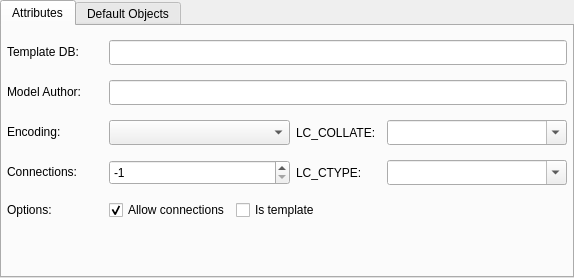
<?xml version="1.0" encoding="UTF-8"?>
<ui version="4.0">
 <class>DatabaseWidget</class>
 <widget class="QWidget" name="DatabaseWidget">
  <property name="geometry">
   <rect>
    <x>0</x>
    <y>0</y>
    <width>574</width>
    <height>278</height>
   </rect>
  </property>
  <property name="minimumSize">
   <size>
    <width>0</width>
    <height>0</height>
   </size>
  </property>
  <layout class="QGridLayout" name="database_grid">
   <property name="leftMargin">
    <number>0</number>
   </property>
   <property name="topMargin">
    <number>0</number>
   </property>
   <property name="rightMargin">
    <number>0</number>
   </property>
   <property name="bottomMargin">
    <number>0</number>
   </property>
   <item row="0" column="0">
    <widget class="QTabWidget" name="attributes_twg">
     <property name="currentIndex">
      <number>0</number>
     </property>
     <widget class="QWidget" name="tab">
      <attribute name="title">
       <string>Attributes</string>
      </attribute>
      <layout class="QGridLayout" name="gridLayout">
       <property name="leftMargin">
        <number>5</number>
       </property>
       <property name="topMargin">
        <number>5</number>
       </property>
       <property name="rightMargin">
        <number>5</number>
       </property>
       <property name="bottomMargin">
        <number>5</number>
       </property>
       <item row="0" column="0">
        <widget class="QLabel" name="templatedb_lbl">
         <property name="sizePolicy">
          <sizepolicy hsizetype="Fixed" vsizetype="Fixed">
           <horstretch>0</horstretch>
           <verstretch>0</verstretch>
          </sizepolicy>
         </property>
         <property name="minimumSize">
          <size>
           <width>96</width>
           <height>0</height>
          </size>
         </property>
         <property name="text">
          <string>Template DB:</string>
         </property>
        </widget>
       </item>
       <item row="0" column="1" colspan="3">
        <widget class="QLineEdit" name="templatedb_edt">
         <property name="minimumSize">
          <size>
           <width>0</width>
           <height>25</height>
          </size>
         </property>
         <property name="clearButtonEnabled">
          <bool>true</bool>
         </property>
        </widget>
       </item>
       <item row="1" column="0">
        <widget class="QLabel" name="author_lbl">
         <property name="sizePolicy">
          <sizepolicy hsizetype="Fixed" vsizetype="Fixed">
           <horstretch>0</horstretch>
           <verstretch>0</verstretch>
          </sizepolicy>
         </property>
         <property name="text">
          <string>Model Author:</string>
         </property>
        </widget>
       </item>
       <item row="1" column="1" colspan="3">
        <widget class="QLineEdit" name="author_edt">
         <property name="minimumSize">
          <size>
           <width>0</width>
           <height>25</height>
          </size>
         </property>
         <property name="clearButtonEnabled">
          <bool>true</bool>
         </property>
        </widget>
       </item>
       <item row="2" column="0">
        <widget class="QLabel" name="encoding_lbl">
         <property name="sizePolicy">
          <sizepolicy hsizetype="Fixed" vsizetype="Fixed">
           <horstretch>0</horstretch>
           <verstretch>0</verstretch>
          </sizepolicy>
         </property>
         <property name="minimumSize">
          <size>
           <width>96</width>
           <height>0</height>
          </size>
         </property>
         <property name="text">
          <string>Encoding:</string>
         </property>
        </widget>
       </item>
       <item row="2" column="1">
        <widget class="QComboBox" name="encoding_cmb">
         <property name="minimumSize">
          <size>
           <width>0</width>
           <height>25</height>
          </size>
         </property>
         <property name="iconSize">
          <size>
           <width>28</width>
           <height>28</height>
          </size>
         </property>
        </widget>
       </item>
       <item row="2" column="2">
        <widget class="QLabel" name="lccollate_lbl">
         <property name="sizePolicy">
          <sizepolicy hsizetype="Fixed" vsizetype="Preferred">
           <horstretch>0</horstretch>
           <verstretch>0</verstretch>
          </sizepolicy>
         </property>
         <property name="minimumSize">
          <size>
           <width>85</width>
           <height>0</height>
          </size>
         </property>
         <property name="font">
          <font>
           <italic>false</italic>
           <bold>false</bold>
          </font>
         </property>
         <property name="text">
          <string>LC_COLLATE:</string>
         </property>
        </widget>
       </item>
       <item row="2" column="3">
        <widget class="QComboBox" name="lccollate_cmb">
         <property name="minimumSize">
          <size>
           <width>0</width>
           <height>25</height>
          </size>
         </property>
         <property name="editable">
          <bool>true</bool>
         </property>
         <property name="insertPolicy">
          <enum>QComboBox::InsertAlphabetically</enum>
         </property>
         <property name="iconSize">
          <size>
           <width>28</width>
           <height>28</height>
          </size>
         </property>
        </widget>
       </item>
       <item row="3" column="0">
        <widget class="QLabel" name="connlim_lbl">
         <property name="sizePolicy">
          <sizepolicy hsizetype="Fixed" vsizetype="Fixed">
           <horstretch>0</horstretch>
           <verstretch>0</verstretch>
          </sizepolicy>
         </property>
         <property name="minimumSize">
          <size>
           <width>96</width>
           <height>0</height>
          </size>
         </property>
         <property name="font">
          <font>
           <italic>false</italic>
           <bold>false</bold>
          </font>
         </property>
         <property name="text">
          <string>Connections:</string>
         </property>
        </widget>
       </item>
       <item row="3" column="1">
        <widget class="QSpinBox" name="connlim_sb">
         <property name="minimumSize">
          <size>
           <width>0</width>
           <height>25</height>
          </size>
         </property>
         <property name="minimum">
          <number>-1</number>
         </property>
         <property name="maximum">
          <number>65535</number>
         </property>
         <property name="value">
          <number>-1</number>
         </property>
        </widget>
       </item>
       <item row="3" column="2">
        <widget class="QLabel" name="lcctype_lbl">
         <property name="sizePolicy">
          <sizepolicy hsizetype="Fixed" vsizetype="Preferred">
           <horstretch>0</horstretch>
           <verstretch>0</verstretch>
          </sizepolicy>
         </property>
         <property name="minimumSize">
          <size>
           <width>70</width>
           <height>0</height>
          </size>
         </property>
         <property name="font">
          <font>
           <italic>false</italic>
           <bold>false</bold>
          </font>
         </property>
         <property name="text">
          <string>LC_CTYPE:</string>
         </property>
        </widget>
       </item>
       <item row="3" column="3">
        <widget class="QComboBox" name="lcctype_cmb">
         <property name="minimumSize">
          <size>
           <width>0</width>
           <height>25</height>
          </size>
         </property>
         <property name="editable">
          <bool>true</bool>
         </property>
         <property name="insertPolicy">
          <enum>QComboBox::InsertAlphabetically</enum>
         </property>
         <property name="iconSize">
          <size>
           <width>28</width>
           <height>28</height>
          </size>
         </property>
        </widget>
       </item>
       <item row="4" column="0">
        <widget class="QLabel" name="options_lbl">
         <property name="sizePolicy">
          <sizepolicy hsizetype="Fixed" vsizetype="Fixed">
           <horstretch>0</horstretch>
           <verstretch>0</verstretch>
          </sizepolicy>
         </property>
         <property name="minimumSize">
          <size>
           <width>96</width>
           <height>0</height>
          </size>
         </property>
         <property name="font">
          <font>
           <italic>false</italic>
           <bold>false</bold>
          </font>
         </property>
         <property name="text">
          <string>Options:</string>
         </property>
        </widget>
       </item>
       <item row="4" column="1" colspan="3">
        <layout class="QHBoxLayout" name="horizontalLayout">
         <item>
          <widget class="QCheckBox" name="allow_conn_chk">
           <property name="text">
            <string>Allow connections</string>
           </property>
           <property name="checked">
            <bool>true</bool>
           </property>
          </widget>
         </item>
         <item>
          <widget class="QCheckBox" name="is_template_chk">
           <property name="text">
            <string>Is template</string>
           </property>
          </widget>
         </item>
         <item>
          <spacer name="horizontalSpacer">
           <property name="orientation">
            <enum>Qt::Horizontal</enum>
           </property>
           <property name="sizeHint" stdset="0">
            <size>
             <width>40</width>
             <height>20</height>
            </size>
           </property>
          </spacer>
         </item>
        </layout>
       </item>
       <item row="5" column="1" colspan="2">
        <spacer name="verticalSpacer">
         <property name="orientation">
          <enum>Qt::Vertical</enum>
         </property>
         <property name="sizeType">
          <enum>QSizePolicy::Preferred</enum>
         </property>
         <property name="sizeHint" stdset="0">
          <size>
           <width>20</width>
           <height>40</height>
          </size>
         </property>
        </spacer>
       </item>
      </layout>
     </widget>
     <widget class="QWidget" name="tab_2">
      <attribute name="title">
       <string>Default Objects</string>
      </attribute>
      <layout class="QGridLayout" name="gridLayout_2">
       <property name="leftMargin">
        <number>5</number>
       </property>
       <property name="topMargin">
        <number>5</number>
       </property>
       <property name="rightMargin">
        <number>5</number>
       </property>
       <property name="bottomMargin">
        <number>5</number>
       </property>
       <item row="3" column="0">
        <widget class="QLabel" name="label_2">
         <property name="text">
          <string>Tablespace:</string>
         </property>
        </widget>
       </item>
       <item row="1" column="0">
        <widget class="QLabel" name="label_4">
         <property name="text">
          <string>Schema:</string>
         </property>
        </widget>
       </item>
       <item row="0" column="0">
        <widget class="QLabel" name="label_3">
         <property name="text">
          <string>Collation:</string>
         </property>
        </widget>
       </item>
       <item row="2" column="0">
        <widget class="QLabel" name="label">
         <property name="text">
          <string>Owner:</string>
         </property>
        </widget>
       </item>
       <item row="4" column="0">
        <spacer name="verticalSpacer_2">
         <property name="orientation">
          <enum>Qt::Vertical</enum>
         </property>
         <property name="sizeType">
          <enum>QSizePolicy::Preferred</enum>
         </property>
         <property name="sizeHint" stdset="0">
          <size>
           <width>20</width>
           <height>40</height>
          </size>
         </property>
        </spacer>
       </item>
      </layout>
     </widget>
    </widget>
   </item>
  </layout>
 </widget>
 <resources/>
 <connections/>
</ui>
